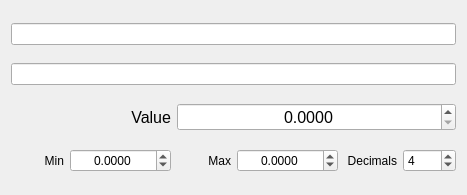
<?xml version="1.0" encoding="UTF-8"?>
<ui version="4.0">
    <class>Form</class>
    <widget class="QWidget" name="Form">
        <property name="geometry">
            <rect>
                <x>0</x>
                <y>0</y>
                <width>467</width>
                <height>195</height>
            </rect>
        </property>
        <property name="sizePolicy">
            <sizepolicy hsizetype="Preferred" vsizetype="Fixed">
                <horstretch>0</horstretch>
                <verstretch>0</verstretch>
            </sizepolicy>
        </property>
        <property name="windowTitle">
            <string>Form</string>
        </property>
        <layout class="QGridLayout" name="gridLayout">
            <item row="3" column="2">
                <widget class="QLabel" name="label_3">
                    <property name="text">
                        <string>Max</string>
                    </property>
                    <property name="alignment">
                        <set>Qt::AlignRight|Qt::AlignTrailing|Qt::AlignVCenter</set>
                    </property>
                </widget>
            </item>
            <item row="3" column="1">
                <widget class="QDoubleSpinBox" name="uiMin">
                    <property name="alignment">
                        <set>Qt::AlignCenter</set>
                    </property>
                    <property name="keyboardTracking">
                        <bool>false</bool>
                    </property>
                    <property name="decimals">
                        <number>4</number>
                    </property>
                    <property name="minimum">
                        <double>-999999999.000000000000000</double>
                    </property>
                    <property name="maximum">
                        <double>999999999.000000000000000</double>
                    </property>
                    <property name="singleStep">
                        <double>0.000100000000000</double>
                    </property>
                </widget>
            </item>
            <item row="2" column="0" colspan="2">
                <widget class="QLabel" name="label">
                    <property name="font">
                        <font>
                            <pointsize>12</pointsize>
                        </font>
                    </property>
                    <property name="text">
                        <string>Value</string>
                    </property>
                    <property name="alignment">
                        <set>Qt::AlignRight|Qt::AlignTrailing|Qt::AlignVCenter</set>
                    </property>
                </widget>
            </item>
            <item row="3" column="0">
                <widget class="QLabel" name="label_2">
                    <property name="text">
                        <string>Min</string>
                    </property>
                    <property name="alignment">
                        <set>Qt::AlignRight|Qt::AlignTrailing|Qt::AlignVCenter</set>
                    </property>
                </widget>
            </item>
            <item row="3" column="3">
                <widget class="QDoubleSpinBox" name="uiMax">
                    <property name="alignment">
                        <set>Qt::AlignCenter</set>
                    </property>
                    <property name="keyboardTracking">
                        <bool>false</bool>
                    </property>
                    <property name="decimals">
                        <number>4</number>
                    </property>
                    <property name="minimum">
                        <double>-999999999.000000000000000</double>
                    </property>
                    <property name="maximum">
                        <double>999999999.000000000000000</double>
                    </property>
                    <property name="singleStep">
                        <double>0.000100000000000</double>
                    </property>
                </widget>
            </item>
            <item row="3" column="4">
                <widget class="QLabel" name="label_4">
                    <property name="text">
                        <string>Decimals</string>
                    </property>
                    <property name="alignment">
                        <set>Qt::AlignRight|Qt::AlignTrailing|Qt::AlignVCenter</set>
                    </property>
                </widget>
            </item>
            <item row="3" column="5">
                <widget class="QSpinBox" name="uiDecimals">
                    <property name="minimum">
                        <number>0</number>
                    </property>
                    <property name="maximum">
                        <number>10</number>
                    </property>
                    <property name="value">
                        <number>4</number>
                    </property>
                </widget>
            </item>
            <item row="2" column="2" colspan="4">
                <widget class="QDoubleSpinBox" name="uiValue">
                    <property name="font">
                        <font>
                            <pointsize>12</pointsize>
                        </font>
                    </property>
                    <property name="alignment">
                        <set>Qt::AlignCenter</set>
                    </property>
                    <property name="keyboardTracking">
                        <bool>false</bool>
                    </property>
                    <property name="decimals">
                        <number>4</number>
                    </property>
                    <property name="singleStep">
                        <double>0.000100000000000</double>
                    </property>
                </widget>
            </item>
            <item row="1" column="0" colspan="6">
                <widget class="QLineEdit" name="uiName">
                    <property name="readOnly">
                        <bool>true</bool>
                    </property>
                </widget>
            </item>
            <item row="0" column="0" colspan="6">
                <widget class="QLineEdit" name="uiCollection">
                    <property name="readOnly">
                        <bool>true</bool>
                    </property>
                </widget>
            </item>
        </layout>
    </widget>
    <resources/>
    <connections/>
</ui>
